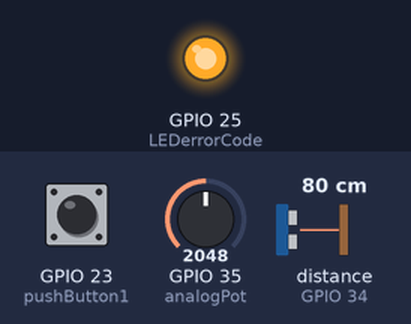
Bench run of a sketch on a simulated ESP32. On the bench: output pins drawn as LEDs (lit = HIGH). The test bench sets the inputs (shaded band); at power-on: GPIO 35 (analogPot) = 2048, GPIO 23 (pushButton1) LOW, distance to the obstacle (sensor on GPIO 34) 80 cm. The echo pulse lasts 58.3 µs per cm; pins used as bus, display or sensor lines are not drawn; what the sketch prints to the serial monitor is not drawn.

Above: at 6.4 s.
6.5 s: GPIO 35 (analogPot) set to 2008
At 7.8 s:
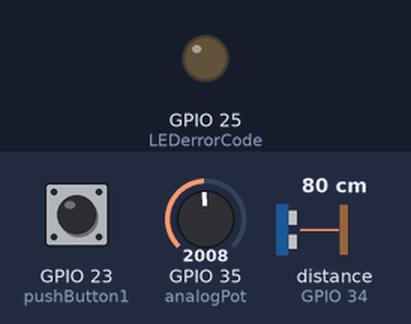
8.1 s: GPIO 35 (analogPot) set to 2866
At 9.6 s:
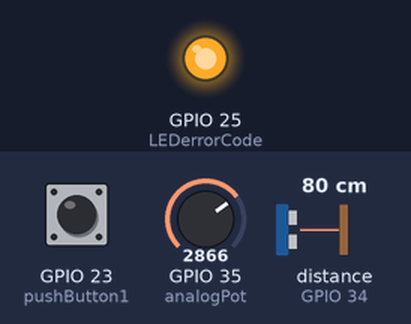
Timing chart, 0 to 11.1 s (numbered marks = the images above; inputs shaded):
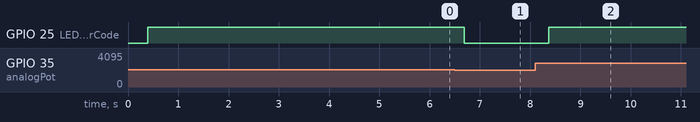

Measured:
- the behaviour switches between 2048 and 2047 on GPIO 35 (analogPot) (found by bisection; images 0 and 1)
- after the input at 6.5 s, GPIO 25 (LEDerrorCode): HIGH → LOW after 0.19 s
- after the input at 8.1 s, GPIO 25 (LEDerrorCode): LOW → HIGH after 0.27 s

The sketch:

doublequeue.ino
```cpp
#include "freertos/FreeRTOS.h"
#include "freertos/task.h"


//average queue sent to task 7 LED
static const uint8_t GlobalAverageQueueLED_queue_len = 8;
static QueueHandle_t GlobalAverageQueueLED;

//used to store the pot values for task 5
static const uint8_t averageElements_queue_len = 5;
static QueueHandle_t averageElements;


//LED_BUILTIN
static const int led_pin = 19;


//setting up mutex variable
static SemaphoreHandle_t mut_sem;


#define potMax 4095 //setting max potentiometer value

#define SignalB 21 //GPIO21
#define pushButton1 23 //GPIO23
#define analogPot 35 //GPIO35
#define LEDerrorCode 25 //gpio 25
#define squareWave 34 //GPIO34


//creating the critical storage struct
struct taskStorage
{
  unsigned int global_average = 0;
  unsigned int digitalSwitchState = 0;
  unsigned int oscilloscopeFrequency = 0;
};

taskStorage globaltask9Struct; //creating globaltask9struct as the variable going to be used

//creating the periods for each task, how often they should be executed
static int period1 = 16;
static int period2 = 200;
static int period3 = 1000;
static int period4 = 42;
static int period5 = 42;
static int period6 = 100;
static int period7 = 333;
static int period8 = 333;
static int period9 = 5000;


void one(void *parameter) {
  while (true) {

    xSemaphoreGive(mut_sem); //errors were given if it wasn't sure that the semaphore wasn't given back
    //this is the watchdog waveform task
    digitalWrite(SignalB, HIGH);
    delayMicroseconds(50);
    digitalWrite(SignalB, LOW);
    delayMicroseconds(50);
    vTaskDelay(period1 / portTICK_PERIOD_MS);
  }
}

//
void two(void *parameter) {
  int localdigitalSwitchState = 0;
  while (true) {
    xSemaphoreGive(mut_sem); //errors were given if it wasn't sure that the semaphore wasn't given back

    //readinging digital switch state into the global array
    localdigitalSwitchState = digitalRead(pushButton1);

    //takes and gives the task9 semaphore and adds the current value of the digital switch
    xSemaphoreTake(mut_sem, portMAX_DELAY);
    globaltask9Struct.digitalSwitchState = localdigitalSwitchState;
    xSemaphoreGive(mut_sem);

    vTaskDelay(period2 / portTICK_PERIOD_MS);
  }
}

//
void three(void *parameter) {

  while (true) {
    xSemaphoreGive(mut_sem); //errors were given if it wasn't sure that the semaphore wasn't given back
    float mark1;
    mark1 = pulseIn(squareWave, HIGH); //output how long the input signal is high
    float period = mark1 * 2; //is in microseconds
    float freq = 1e6 / period; //dividing by 1e6 as this is 1micro in second as you need to scale it


    //takes and gives the task9 semaphore and adds the current value of the oscilloscope frequency
    xSemaphoreTake(mut_sem, portMAX_DELAY);
    globaltask9Struct.oscilloscopeFrequency = freq;
    xSemaphoreGive(mut_sem);

    vTaskDelay(period3 / portTICK_PERIOD_MS);
  }
}

//creating global variables which are accessed for potentiometer average value
int firstFour = 1;

void four(void *parameter) {

  int potValue;//analog pot value
  int throwaway; //need to intantiate variable such that can through variable away if there are 4 variables in queue

  while (true) {
    xSemaphoreGive(mut_sem); //errors were given if it wasn't sure that the semaphore wasn't given back

    //initiate and read the pot value

    potValue = analogRead(analogPot);

    //i want to average 4 values but don't want to take out a value if there aren't 4 values, therefore if firstFour is less than 4 then don't remove an element, otherwise remove an element and add one
    if (firstFour < 4) {
      //this adds index and number for the first 4 values obtained for the average
      //this is an edge condition as there are 4 0 values in the global array

      firstFour++;
      if (xQueueSend(averageElements, (void *)&potValue, 2) != pdTRUE) {
        Serial.println("ERROR: Could not put item on averageElementsFirstFour queue.");
      } else {
        //        Serial.println("ERROR: Could not put item on delay queue.");
      }

    } else {
      //if there are 4 values in the array do this
      //with array delete the last value from it and add the new value at index 1

      if (xQueueReceive(averageElements, (void *)&throwaway, 0) != pdTRUE) {//taking element away from queue
        Serial.println("ERROR: Could not pop from average queue");
      }
      if (xQueueSend(averageElements, (void *)&potValue, 2) != pdTRUE) {//adding new element for queue
        Serial.println("ERROR: Could not put item on average queue.");
      }

    }
    vTaskDelay(period4 / portTICK_PERIOD_MS);
  }
}


void five(void *parameter) {

  int arrayValue;
  while (true) {
    xSemaphoreGive(mut_sem); //errors were given if it wasn't sure that the semaphore wasn't given back

    int tempValueArray;
    int tempArray[] = {0, 0, 0, 0};
    int global_average = 0;

    int local_average = 0;

    //for looping over certain amount of values, allows average of 1,2,3 and not average initial 0
    for (int i = 0; i < firstFour; i++) {

      //iteratively taking value from queue from arrayElements, setting returned value to arrayValue then adding to local_average
      if (xQueueReceive(averageElements, (void *)&arrayValue, 0) != pdTRUE) {
        Serial.println("ERROR: Could not pop from average queue");
      }

      local_average = local_average + arrayValue; //caculating average of queue

      tempArray[i] = arrayValue; //adding elements from queue to array so that it can be added back later

    }


    //divide by the amount of values in the array
    local_average = local_average / firstFour;
    global_average = local_average;


    //sending to queue, queue name, local variable name, ticks on how long to wait
    if (xQueueSend(GlobalAverageQueueLED, (void *)&global_average, 2) != pdTRUE) {
      Serial.println("ERROR: Could not put item on delay queue.");//send message if not able to send to queue
    }
    //    struct globaltask9Struct localglobaltask9Struct;

    //updating the task9 value by taking and giving the semaphore
    xSemaphoreTake(mut_sem, portMAX_DELAY);
    globaltask9Struct.global_average = global_average; //store global average
    xSemaphoreGive(mut_sem); //errors were given if it wasn't sure that the semaphore wasn't given back


    //this is putting the elements back in the queue with the new value
    for (int i = 0; i < firstFour; i++) {

      //setting tempValueArray to a current value that you want to send back to the queue
      tempValueArray = tempArray[i];

      if (xQueueSend(averageElements, (void *)&tempValueArray, 2) != pdTRUE) {
        Serial.println("ERROR: Could not put item back on average queue.");
      }

    }

    vTaskDelay(period5 / portTICK_PERIOD_MS);
  }
}

void six(void *parameter) {
  while (true) {
    xSemaphoreGive(mut_sem); //errors were given if it wasn't sure that the semaphore wasn't given back

    //no op task, does it required amount of times
    for (int i = 0; i < 1000; i++) {
      __asm__ __volatile__ ("nop");
    }
    vTaskDelay(period6 / portTICK_PERIOD_MS);
  }
}

int error_code = 0;
void seven(void *parameter) {
  while (true) {
    xSemaphoreGive(mut_sem); //errors were given if it wasn't sure that the semaphore wasn't given back

    int global_average;
    for (int i = 0; i < 8; i++) {//go over 8 values of queue from 24hz to 3hz difference

      if (xQueueReceive(GlobalAverageQueueLED, (void *)&global_average, 0) == pdTRUE) {//taking the 8 values from the queue
        //        Serial.println(i);
        if (global_average > (potMax / 2)) {
          error_code = 1;
        } else {
          error_code = 0;
        }
      }

      //if the average of the analog pot is larger than the half of the max value put LED on otherwise put it off

    }

    vTaskDelay(period7 / portTICK_PERIOD_MS);
  }
}

void eight(void *parameter) {
  while (true) {
    xSemaphoreGive(mut_sem); //errors were given if it wasn't sure that the semaphore wasn't given back

    //condition for led code taking global variable and if there is an error then put led on
    if (error_code)
      digitalWrite(LEDerrorCode, HIGH);
    else
      digitalWrite(LEDerrorCode, LOW);
    vTaskDelay(period8 / portTICK_PERIOD_MS);
  }
}

void nine(void *parameter) {
  while (true) {
    xSemaphoreGive(mut_sem); //errors were given if it wasn't sure that the semaphore wasn't given back

    struct taskStorage localglobaltask9Struct;

    xSemaphoreTake(mut_sem, portMAX_DELAY);
    localglobaltask9Struct = globaltask9Struct;
    xSemaphoreGive(mut_sem);

    if (localglobaltask9Struct.digitalSwitchState) {//only print task9 if button is pressed


      //outputting to serial for csv
      Serial.print(localglobaltask9Struct.digitalSwitchState);
      Serial.print(",");

      Serial.print(localglobaltask9Struct.oscilloscopeFrequency);
      Serial.print(",");

      Serial.print(localglobaltask9Struct.global_average);
      Serial.println(",");

    }

    vTaskDelay(period9 / portTICK_PERIOD_MS);

  }
}


void setup() {
  // put your setup code here, to run once:

  Serial.begin(9600);

  pinMode(SignalB, OUTPUT); //signalB from 21
  pinMode(LEDerrorCode, OUTPUT);

  pinMode(pushButton1, INPUT); //disable stream pulse button
  pinMode(analogPot, INPUT); //mode selection button
  pinMode(squareWave, INPUT);


  //  vTaskDelay(1000 / portTICK_PERIOD_MS);
  Serial.println();
  Serial.println("freertos task demo");

  Serial.println("setup and loop task running on core");
  Serial.println(xPortGetCoreID());
  Serial.println("with priority ");
  Serial.println(uxTaskPriorityGet(NULL));

  //create both queues, globalaveragequeue is for
  GlobalAverageQueueLED = xQueueCreate(GlobalAverageQueueLED_queue_len, sizeof(int));
  averageElements = xQueueCreate(averageElements_queue_len, sizeof(int));


  //setup and create mux
  mut_sem = xSemaphoreCreateMutex();


  //create tasks not assigned to any cores
  xTaskCreate(one,  "taskone", 1024, NULL, 0, NULL );
  xTaskCreate(two,  "tasktwo", 1024, NULL, 0, NULL );
  xTaskCreate(three,  "taskthree", 1024, NULL, 0, NULL );
  xTaskCreate(four,  "taskfour", 1024, NULL, 0, NULL );
  xTaskCreate(five,  "taskfive", 1024, NULL, 0, NULL );
  xTaskCreate(six,  "tasksix", 1024, NULL, 0, NULL );
  xTaskCreate(seven,  "taskseven", 1024, NULL, 0, NULL );
  xTaskCreate(eight,  "taskeight", 1024, NULL, 0, NULL );
  xTaskCreate(nine,  "tasknine", 1024, NULL, 0, NULL );

  // Create queues

}


void loop() {


}
```
